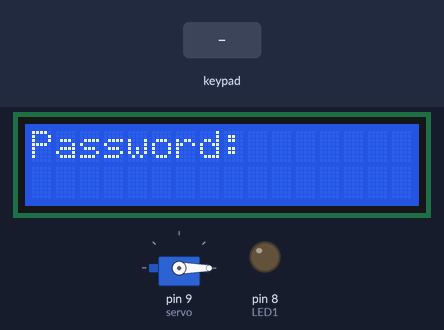
A sketch run on a simulated Arduino Uno, built with avr-gcc and run on an emulated ATmega328P. Shown: servo, 16×2 character LCD, output pins drawn as LEDs (lit = HIGH). Wiring (inferred from the signals the program sends): 4×3 keypad with keys 1 2 3 4 5 6 7 8 9 * 0 #: rows A0, A1, A2, A3; columns pin 10, pin 11, pin 12. The test bench sets the inputs (shaded band). Pins used as bus, display or sensor lines are not drawn.

Above: at 1.2 s.
1.3 s: keypad keys 1 2 3 4 # pressed 0.4 s apart
At 3.7 s:
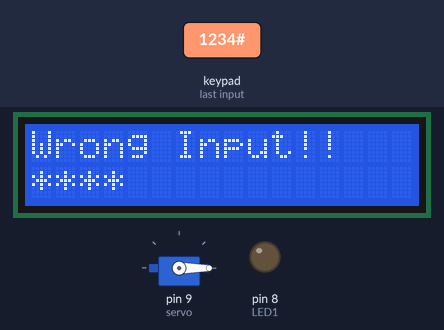
4.8 s: keypad keys 1 2 3 4 * pressed 0.4 s apart
At 7.9 s:
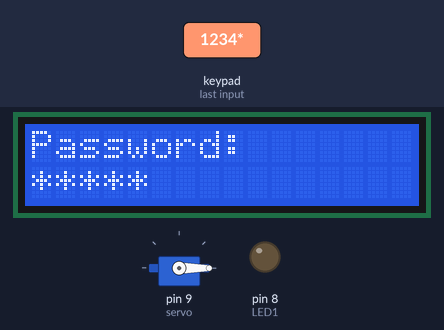
8.3 s: key '1' pressed
At 9.0 s:
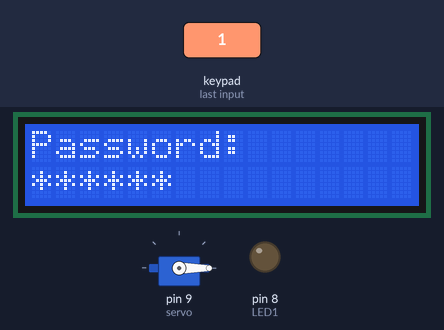
9.8 s: keypad keys 1 3 9 7 # pressed 0.4 s apart
At 12.6 s:
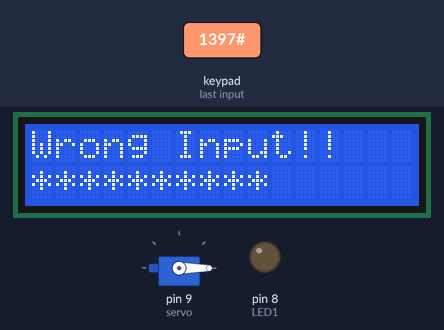
13.3 s: key '2' pressed
At 15.1 s:
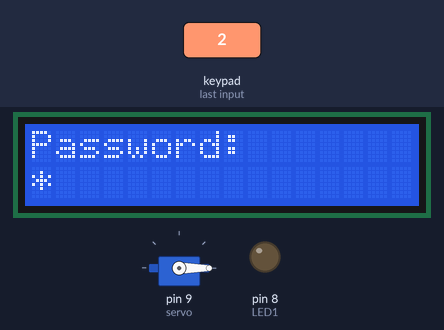
15.9 s: key '#' pressed
At 17.2 s:
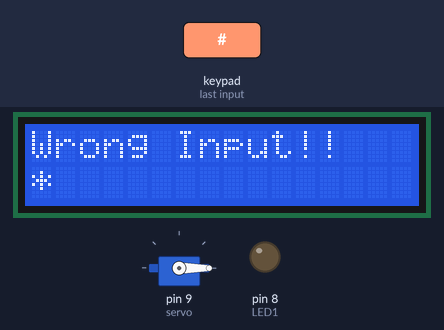
Timing chart, 0 to 18.9 s (numbered marks = the images above; inputs shaded):
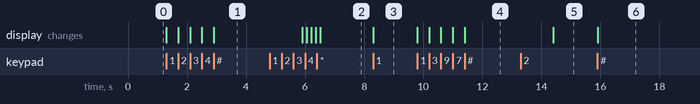

Measured:
- after the input at 1.3 s, the display: first changes at once (image 1 shows a later state)
- after the input at 4.8 s, the display: first differs from a run without the input after 1.1 s (image 2 shows a later state)
- after the input at 8.3 s, the display: changes at once (image 3)
- after the input at 9.8 s, the display: first changes at once (image 4 shows a later state)
- after the input at 13.3 s, the display: first differs from a run without the input after 1.1 s (image 5)
- after the input at 15.9 s, the display: changes at once (image 6)

The sketch:

Security.ino
```cpp
// security code for first arduino

#include <LiquidCrystal.h>
#include <Servo.h>

// pins
#define RS 2
#define EN 3
#define D4 4
#define D5 5
#define D6 6
#define D7 7
#define LED1 8
#define servo 9
#define C1 10
#define C2 11
#define C3 12
#define R1 A0
#define R2 A1
#define R3 A2
#define R4 A3

LiquidCrystal lcd(RS, EN, 4, 5, 6, 7);
Servo me_servo;
char keypad[4][3] = {{'1', '2', '3'},
                     {'4', '5', '6'},
                     {'7', '8', '9'},
                     {'*', '0', '#'}};
// the password
char password[] = "00";
char input[16];
int index = 0;


void setup() {
  Serial.begin(9600);
  for(int hh = A0; hh <= A3; hh++)
  {
    pinMode(hh, OUTPUT);
  }
  pinMode(LED1, OUTPUT);
  for(int i = 10; i <= 12; i++)
  {
    pinMode(i, INPUT_PULLUP);
  }
   me_servo.attach(servo, 1000, 2000);
   me_servo.write(0);
  lcd.begin(16, 2);
  lcd.setCursor(0, 0);
  lcd.clear();
  lcd.write("Password: ");
  lcd.setCursor(0, 1);
}

void loop() {
           /********   Nested loop to obtain the pressed character   ********/
  for(int i = 0; i < 4; i++)
  {
    digitalWrite(R1 + i, LOW);
    delayMicroseconds(10);
    for(int j = 0; j < 3; j++)
    {
       if(!digitalRead(C1 + j))
       {
          /********   check if password input is finished   ********/
          if(i == 3 && j == 2)
          {
            // the pressed button is '#'

            if(checkPass(password, input))
            {
              // correct password

              lcd.clear();
              lcd.setCursor(0, 0);
              lcd.write("Welcome!           ");
              digitalWrite(LED1, HIGH);
              me_servo.write(90);              // turn servo 90 degree
              Serial.print('1');
              while(!Serial.available());
              // Reset
              Serial.read();
              digitalWrite(LED1, LOW);
              me_servo.write(0);
              lcd.clear();
              lcd.write("Password: ");
              lcd.setCursor(0, 1);
              index = 0;
              return;
            }
            else
            {
              lcd.setCursor(0, 0);
              lcd.write("Wrong Input!!        ");
              delay(3000);
              lcd.clear();
              lcd.setCursor(0, 0);
              lcd.write("Password:       ");
              lcd.setCursor(0, 1);
              index = 0;
              continue;
            }
          }

            // storing the new input
            input[index] = keypad[i][j];
            index++;
            lcd.write('*');
            while(!digitalRead(C1 + j));
       }
    }
    digitalWrite(R1+i, HIGH);
  }

}

bool checkPass(char arr1[], char arr2[])
{
  if (index != sizeof(password) - 1)
    return false;

  for(int i = 0; i < sizeof(password) - 1; i++)
  {
    if(arr1[i] != arr2[i])
    {
      return 0;
    }
  }
  return 1;
}
```
